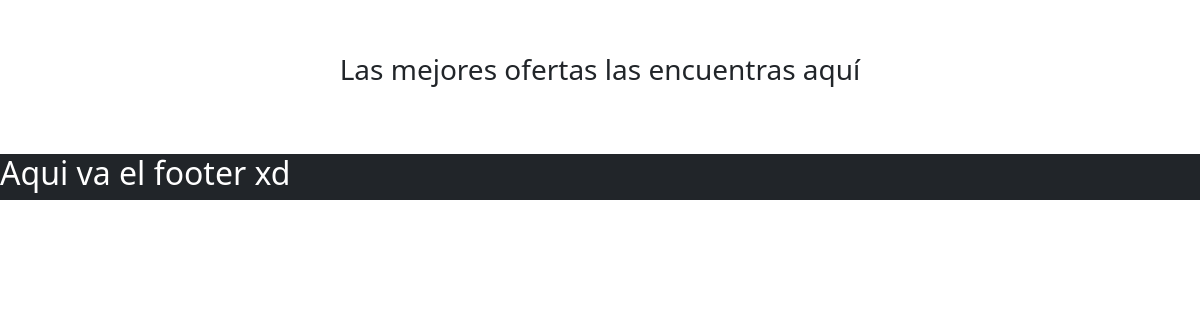
Before: /ofertaCliente.php with the older database file.
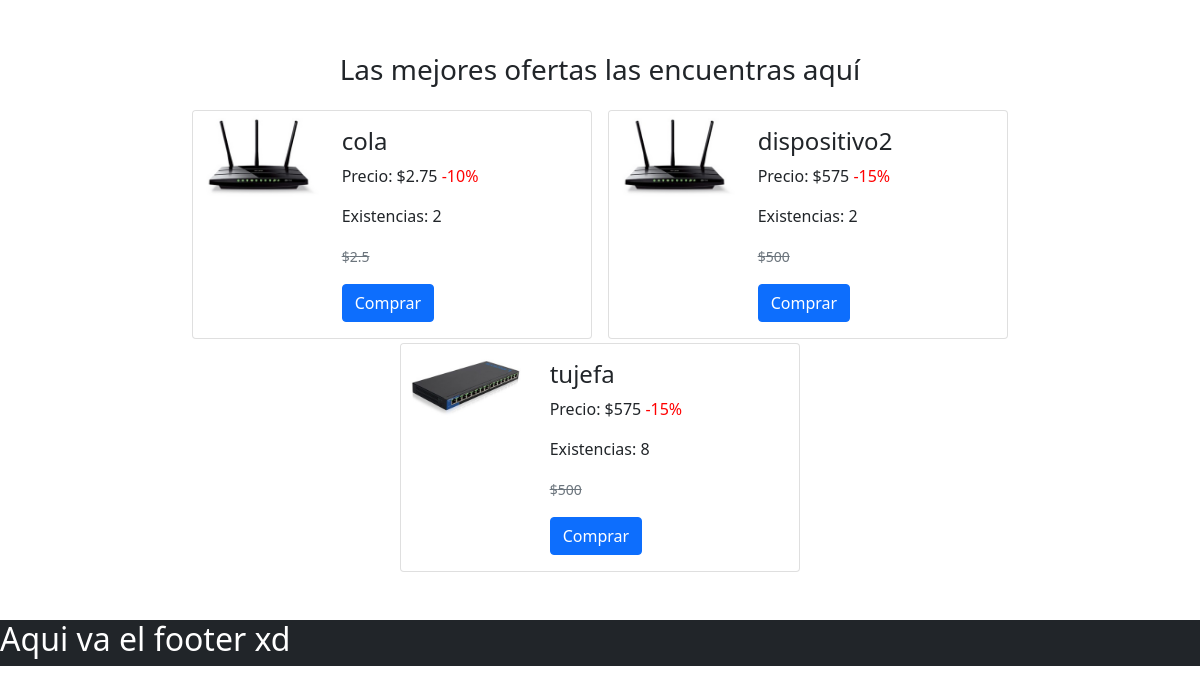
After: the same page with the newer database file.
### tables this page shows
CREATE TABLE `dispositivo` (
  `idDispositivo` int(11) NOT NULL,
  `Caracteristicas` text NOT NULL,
  `Precio` float NOT NULL,
  `Existencia` int(11) NOT NULL,
  `Descuento` float DEFAULT NULL,
  `CantVendida` int(11) NOT NULL,
  `img1` varchar(30) NOT NULL,
  `img2` varchar(30) NOT NULL,
  `img3` varchar(30) NOT NULL,
  `idMarca` int(11) NOT NULL,
  `idCategoria` int(11) NOT NULL,
  `idUsuario` int(11) NOT NULL
);

### ofertaCliente.php (the view, shortened to what this page needs)
<!DOCTYPE html>
<html lang="en">
<head>
  <link href="https://cdn.jsdelivr.net/npm/bootstrap@5.1.3/dist/css/bootstrap.min.css" rel="stylesheet">
</head>
<body>
  <?php include_once "Modelo/conexion.php";?>
  <div class="row g-0 justify-content-center mt-5">
    <p class="text-center fs-3">Las mejores ofertas las encuentras aquí</p>
    <?php
    $sql = $conexion->query("SELECT * FROM dispositivo inner join marca on dispositivo.idMarca = marca.idMarca inner join categoria on categoria.idCategoria = dispositivo.idCategoria
            inner join usuario on dispositivo.idUsuario = usuario.idUsuario");
    while ($datos = $sql->fetch_object()) {
    ?>
      <div class="card ms-2 me-2 mt-1" style="max-width: 400px;">
        <div class="row g-0">
          <div class="col-md-4">
            <img class="img-fluid rounded-start" src="./Public/<?php echo $datos->img1; ?>" alt="...">
          </div>
          <div class="col-md-6">
            <div class="card-body">
              <h4 class="card-title"><?php echo  $datos->Caracteristicas ?></h4>
              <p class="card-text">Precio: $<?php echo ($datos->Precio) - ($datos->Precio * $datos->Descuento / 100) ?> <?php echo "<FONT COLOR='red'>" . $datos->Descuento . "% </FONT>"; ?></p>
              <p class="card-text">Existencias: <?php echo  $datos->Existencia ?></p>
              <p class="card-text"><small class="text-muted"><strike>$<?php echo  $datos->Precio ?></strike></small></p>
              <button type="button" class="btn btn-primary">Comprar</button>
            </div>
          </div>
        </div>
      </div>
    <?php }
    ?>
  </div>
  <footer class="bg-dark mt-5">
    <div class="row g-0">
      <h2 class="text-white">Aqui va el footer xd</h2>
    </div>
  </footer>
</body>
</html>

Changed rows visible on the page:
added dispositivo: img1 (picture), Caracteristicas "cola", ($datos->Precio) - ($datos->Precio * $datos->Descuento / 100) "2.75", Descuento "-10", Existencia "2", Precio "2.5"
added dispositivo: img1 (picture), Caracteristicas "dispositivo2", ($datos->Precio) - ($datos->Precio * $datos->Descuento / 100) "575", Descuento "-15", Existencia "2", Precio "500"
added dispositivo: img1 (picture), Caracteristicas "tujefa", ($datos->Precio) - ($datos->Precio * $datos->Descuento / 100) "575", Descuento "-15", Existencia "8", Precio "500"
